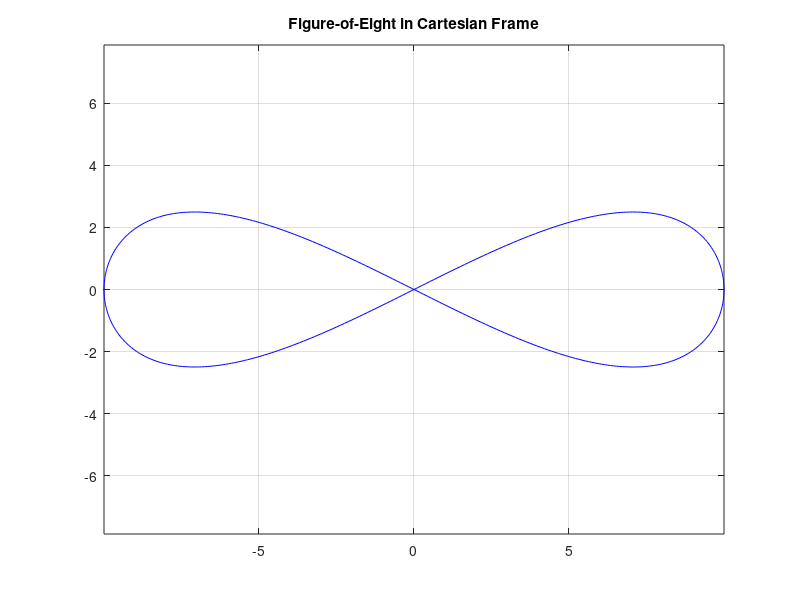

The MATLAB script that drew this image: (Note: this script raises an error after producing the figure.)
%% MOTION PLANNING IN FRENET FRAME WITH TRAILER KINEMATICS
clear; close all; clc;

dt = 0.05; % time step
T = 50;    % simulation time

%% 1) Figure-of-eight waypoints in Cartesian frame
t = linspace(0,2*pi,500);
a = 10; b = 5; % scaling
x_ref = a * sin(t);
y_ref = b * sin(t).*cos(t);  % Lissajous curve
waypoints = [x_ref' y_ref'];

figure; plot(x_ref,y_ref,'b'); axis equal; grid on;
title('Figure-of-Eight in Cartesian Frame');

%% Transform to Frenet frame
[s, d] = cartesian2frenet(waypoints);
figure; plot(s,d,'r'); grid on;
title('Figure-of-Eight in Frenet Frame');
xlabel('s (along road)'); ylabel('d (lateral offset)');

%% 2) Track figure-of-eight in Frenet frame
% Robot parameters
x = [0; -1; 0]; % [x; y; theta]
v = 2;          % forward velocity
L = 2;          % wheelbase
k = 0.5;        % pure pursuit gain
traj = [];

for i=1:length(s)
    % Target point
    target = waypoints(i,:)';
    alpha = atan2(target(2)-x(2), target(1)-x(1)) - x(3);
    omega = k * alpha;
    
    % Unicycle model
    x(1) = x(1) + dt*v*cos(x(3));
    x(2) = x(2) + dt*v*sin(x(3));
    x(3) = x(3) + dt*omega;
    
    traj = [traj; x'];
end

figure; plot(waypoints(:,1),waypoints(:,2),'k--'); hold on;
plot(traj(:,1),traj(:,2),'b'); axis equal; grid on;
title('Tracking Figure-of-Eight in Frenet Frame');

%% 3a) Introduce obstacle and avoid
obs = [2 0]; r_obs = 1; % obstacle location and radius
% Simple obstacle avoidance by adjusting target d when close
traj_obs = [];
x = [0; -1; 0];

for i=1:length(s)
    target = waypoints(i,:)';
    dist_obs = norm(x(1:2)-obs');
    if dist_obs < 3
        target(2) = target(2) + 2; % shift lateral offset
    end
    
    alpha = atan2(target(2)-x(2), target(1)-x(1)) - x(3);
    omega = k * alpha;
    
    x(1) = x(1) + dt*v*cos(x(3));
    x(2) = x(2) + dt*v*sin(x(3));
    x(3) = x(3) + dt*omega;
    
    traj_obs = [traj_obs; x'];
end

figure; plot(waypoints(:,1),waypoints(:,2),'k--'); hold on;
viscircles(obs,r_obs); plot(traj_obs(:,1),traj_obs(:,2),'r'); axis equal; grid on;
title('Obstacle Avoidance in Frenet Frame');

%% 3b) Tracking with single trailer
Lh = 1; D = 2; % hitch and trailer distances
x = [0; -1; 0]; phi = 0; % trailer hitch angle
traj_trailer = [];

for i=1:length(s)
    target = waypoints(i,:)';
    alpha = atan2(target(2)-x(2), target(1)-x(1)) - x(3);
    omega = k * alpha;
    
    % Robot dynamics
    x(1) = x(1) + dt*v*cos(x(3));
    x(2) = x(2) + dt*v*sin(x(3));
    x(3) = x(3) + dt*omega;
    
    % Trailer dynamics
    vt = v*cos(x(3)-phi) + Lh*omega*sin(x(3)-phi);
    phi = phi + dt*((v*sin(x(3)-phi) - Lh*omega*cos(x(3)-phi))/D);
    
    traj_trailer = [traj_trailer; x' phi];
end

figure; plot(waypoints(:,1),waypoints(:,2),'k--'); hold on;
plot(traj_trailer(:,1),traj_trailer(:,2),'g'); axis equal; grid on;
title('Figure-of-Eight Tracking with Trailer');

%% 4) Reverse tracking with trailer (MPC placeholder)
% Here we assume you will implement MPC or LQR separately.
% For demonstration, we simulate reverse driving by negating v.
v = -1;
x = [0; -1; 0]; phi = 0;
traj_rev = [];
for i=1:length(s)
    target = waypoints(i,:)';
    alpha = atan2(target(2)-x(2), target(1)-x(1)) - x(3);
    omega = k * alpha;
    
    % Robot reverse dynamics
    x(1) = x(1) + dt*v*cos(x(3));
    x(2) = x(2) + dt*v*sin(x(3));
    x(3) = x(3) + dt*omega;
    
    % Trailer dynamics
    vt = v*cos(x(3)-phi) + Lh*omega*sin(x(3)-phi);
    phi = phi + dt*((v*sin(x(3)-phi) - Lh*omega*cos(x(3)-phi))/D);
    
    traj_rev = [traj_rev; x' phi];
end

figure; plot(waypoints(:,1),waypoints(:,2),'k--'); hold on;
plot(traj_rev(:,1),traj_rev(:,2),'m'); axis equal; grid on;
title('Reverse Tracking with Trailer');

%% --- Supporting Function ---
function [s,d] = cartesian2frenet(waypoints)
    s = [0];
    d = [0];
    for i=2:size(waypoints,1)
        ds = norm(waypoints(i,:)-waypoints(i-1,:));
        s(end+1) = s(end)+ds;
        d(end+1) = 0; % assuming no lateral offset from path centerline
    end
end
